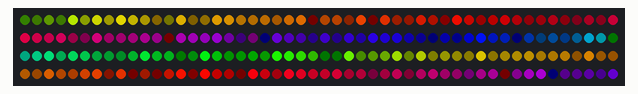
Recording of a sketch running on a simulated Arduino Uno, built with avr-gcc and run on an emulated ATmega328P. Parts: 200 RGB LEDs in strip order, left to right, continuing on the next row. Dim RGB values are drawn brighter than linear; random numbers use the default seed unless the sketch sets one.

Above: at 0.1 s.
At 10.12 s:
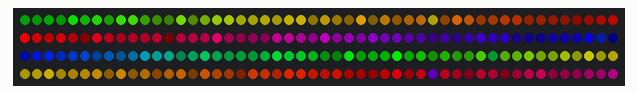
At 19.95 s:
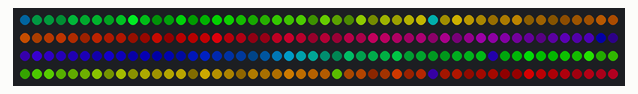
At 29.96 s:
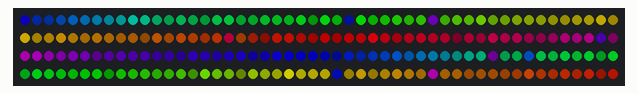
At 39.79 s:
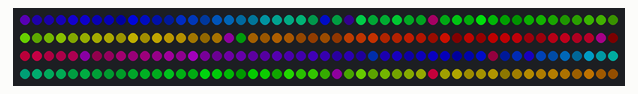

The sketch:

fastled_rainbow_random_fade.ino
```cpp
#include "FastLED.h"

#define NUM_LEDS 200

#define DATA_PIN 3

CHSV hsvStart[NUM_LEDS];
CHSV hsvGoal[NUM_LEDS];
CRGB leds[NUM_LEDS];

int hueStart, hueGoal, sat, val;
int count;
int fadeSpeed;
int brightnessFadeDir, hueFadeDir;

void setup()
{
  randomSeed(analogRead(0));
  // Serial.begin(9600);
  FastLED.addLeds<WS2811, DATA_PIN, RGB>(leds, NUM_LEDS);
  hueStart = 0;
  hueGoal = 0;
  sat = 255;
  val = 255;
  count = 0;
  fadeSpeed = 300;
  hueStart = random8();
  hueGoal = random8();
  brightnessFadeDir = 1;
  hueFadeDir = 1;
  // Generate random hue
  for (int i = 0; i < NUM_LEDS; i++)
  {
    hueStart-=2;
    hsvStart[i] = CHSV(hueStart, sat, random8());
    leds[i] = hsvStart[i];
    hsvGoal[i] = CHSV(hueStart, sat, random8());
  }
}

void loop()
{
  if (count % 20 == 0)
  {
    for (int i = 0; i < NUM_LEDS; i++)
    {
      brightnessFadeDir = hsvGoal[i].val - hsvStart[i].val;
      if (brightnessFadeDir > 0)
      {
        hsvStart[i].val++;
      }
      if (brightnessFadeDir < 0)
      {
        hsvStart[i].val--;
        if (hsvStart[i].val < 0)
          hsvStart[i].val = 0;
      }

      hueFadeDir = hsvGoal[i].hue - hsvStart[i].hue;
      if (hueFadeDir > 0)
      {
        hsvStart[i].hue++;
      }
      if (hueFadeDir < 0)
      {
        hsvStart[i].hue--;
        if (hsvStart[i].hue < 0)
          hsvStart[i].hue = 0;
      }

      leds[i] = hsvStart[i];
    }
  }

  if (count % 40 == 0)
  {
    for (int i = 0; i < NUM_LEDS; i++)
    {
      hsvStart[i].hue++;
      hsvGoal[i].hue++;
      leds[i] = hsvStart[i];
    }
  }

  if (count % fadeSpeed == 0)
  {
    // Generate random hue
    int j = random(NUM_LEDS);
    hsvGoal[j].hue = hueGoal;

    for (int i = 0; i < NUM_LEDS; i++)
    {
      // hsvStart[i].val = hsvGoal[i].val;
      hsvGoal[i].val = random8();
      // hsvStart[i] = hsvGoal[i];
      // hsvGoal[i] = CHSV(hueStart, sat, 20 + random8(200));
    }

    count = 0;
  }

  FastLED.show();
  delay(1);

  count++;
}
```
